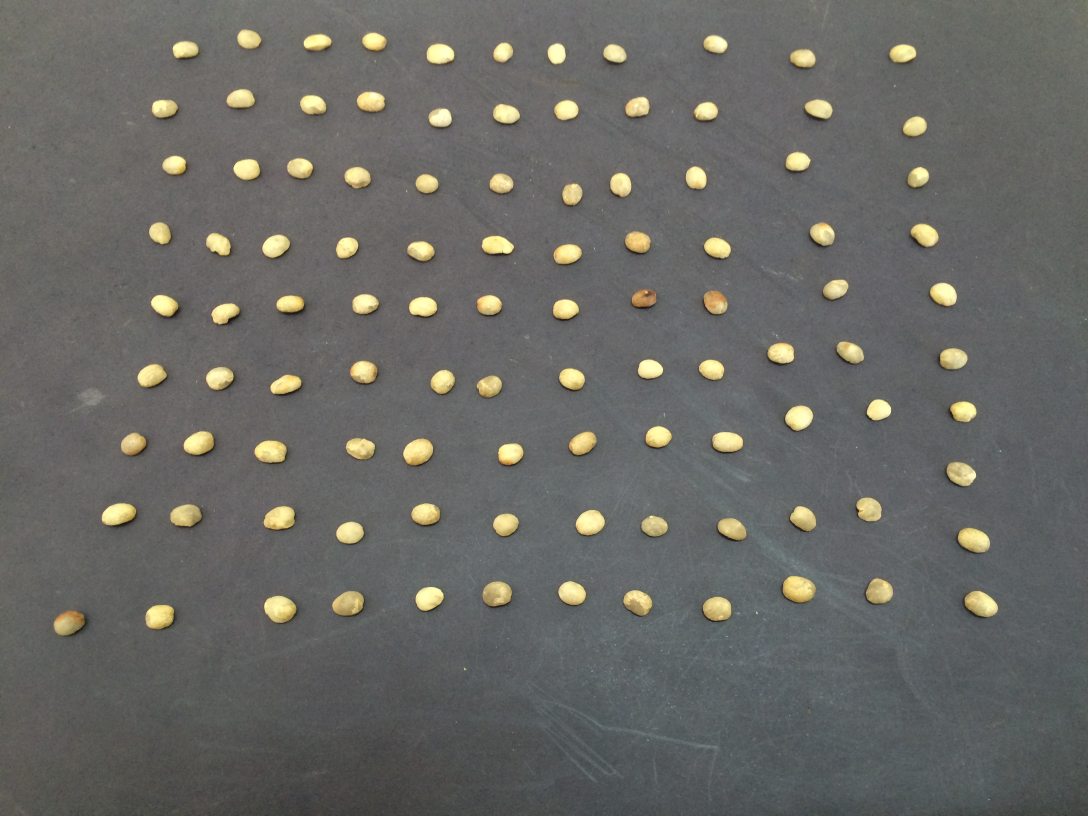
#> input picture imagens/naoprocessados/bons/IMG_1810.JPG, 3264 x 2448 px (shown at 1/3 size)
$ python -i debug.py   (imports and definitions only)   (older library calls are emulated)
#> lines starting #> are read from the running program, lines starting #| are printed output that depends on the picture
# import the necessary packages
from __future__ import print_function
import cv2
# from matplotlib import pyplot as plt
import imutils
import numpy as np
#from scipy import signal
from glob import glob
import gp
import re
import neurolab as nl
numATTR = 7
histograma = 0
# [1 line not run here, left out]
cases = {'quebrados' : 0, 'bons' : 1, 'sujeira' : -1}
def thresholdHSV(image):
	hsv = cv2.cvtColor(image,cv2.COLOR_BGR2HSV)
	lower_hsv = np.array([int(config[0]),int(config[1]),int(config[2])])
	upper_hsv = np.array([int(config[3]),int(config[4]),int(config[5])])
	mask = cv2.inRange(hsv,lower_hsv, upper_hsv)
	mask = 255 - mask
	return(mask)

def removeBackGround(image):
	mask = thresholdHSV(image)
	return cv2.bitwise_and(image,image, mask = mask)

# [105 lines left out: functions getHistogramsHSV, showMinRec, getAreaMinRec, getAreaMinElipse, showMinCircle, getAreaMinCircle and 3 more, not called in this run]
def distanciaMaiorDefeito(image):
	thresh = thresholdHSV(image)
	_, contours,hierarchy = cv2.findContours(thresh,2,1)
	bx = 0
	for n,x in enumerate(contours):
		bx = n if cv2.contourArea(x) > cv2.contourArea(contours[bx]) else bx
	cnt = contours[bx]
	hull = cv2.convexHull(cnt,returnPoints = False)
	defects = cv2.convexityDefects(cnt,hull)
	dm = 0
	for i in range(defects.shape[0]):
		d = defects[i,0][-1]
		dm = d if d > dm else dm
		dm = 0 if i == 0 else dm
	return dm

# [21 lines left out: functions intervalo, getHistogramsGray, not called in this run]
def getValues(image):
	if(histograma):
		values = []
		values.append(getHistogramsGray(image).tolist())
	else:
		values = [[]]
	values[0].append([round((intervalo(distanciaMaiorDefeito(image),350,1200)),2)])
	values[0].append([round((intervalo(calcAreaPercentage(image,getAreaMinElipse(image)),0.99,0.87)),2)])
	values[0].append([round((intervalo(calcAreaPercentage(image,getAreaMinRec(image)),0.78,0.74)),2)])
	values[0].append([round((intervalo(calcAreaPercentage(image,getAreaMinCircle(image)),0.74,0.38)),2)])
	values[0].append([round((intervalo(getAreaMinElipse(image)/getAreaMinCircle(image),0.74,0.4)),2)])
	values[0].append([round((intervalo(getAreaMinElipse(image)/getAreaMinRec(image),0.78,0.84)),2)])
	values[0].append([round((intervalo(getAreaMinCircle(image)/getAreaMinRec(image),1.06,2.29)),2)])
	#values[0].append([round((intervalo(calcAreaPercentage(image),1,0)),2)])
	value = []
	for x in values[0]:
		value.append(float(x[0]))
	return value
# [115 lines left out: functions getImages, save, trainGP, getReal, magic, debug and 4 more, not called in this run]
def debugFANN(paths,network):
	fann = testFANN(paths,network)
	print(debug(fann[0],fann[1]))
# [12 lines left out: functions testFANN, predictSingleImage, not called in this run]

>>> import cv2
>>> picture = cv2.imread('imagens/naoprocessados/bons/IMG_1810.JPG', cv2.IMREAD_GRAYSCALE)
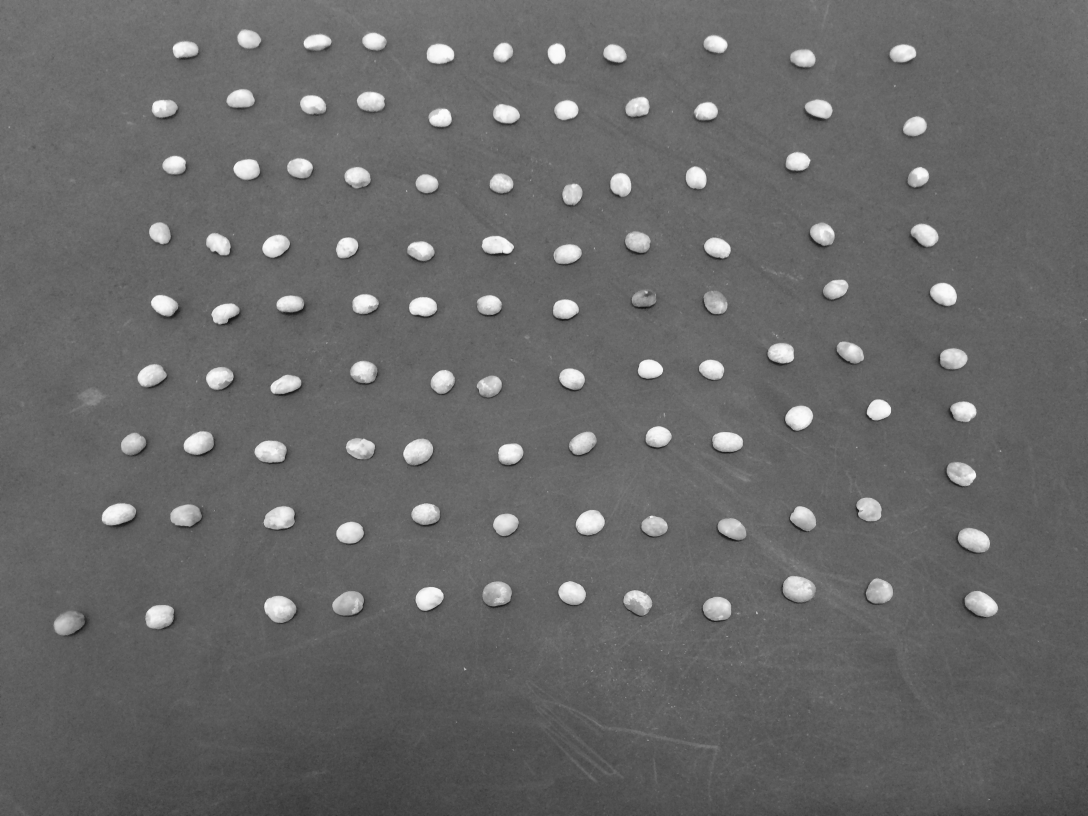
#> picture: shape (2448, 3264) (shown at 1/3 size); min 2, max 255, mean 104.6
#> (the run stopped early here; a loop or call above may not have finished)

$ run again, on imagens/naoprocessados/bons/IMG_1815.JPG
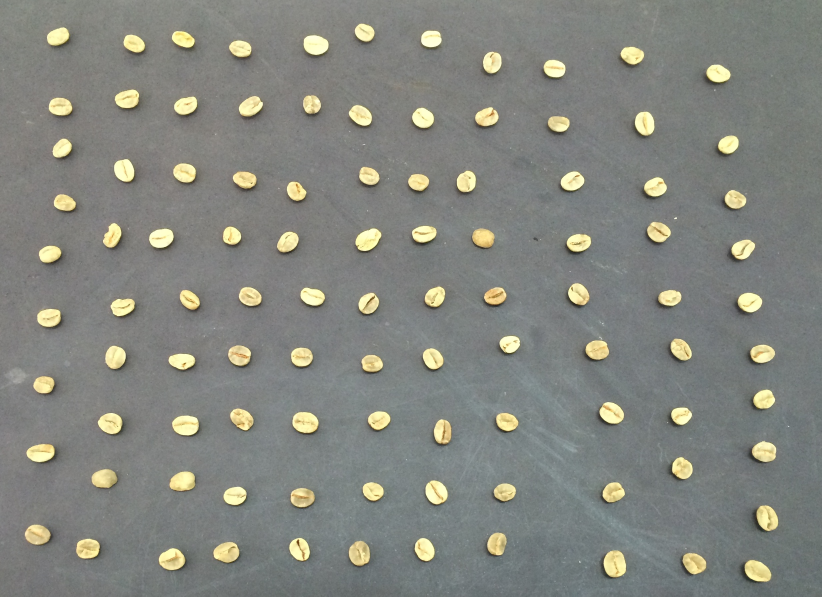
#> input picture imagens/naoprocessados/bons/IMG_1815.JPG, 2465 x 1789 px (shown at 1/3 size)
#> `picture = cv2.imread('imagens/naoprocessados/bons/IMG_1810.JPG', cv2.I..`:
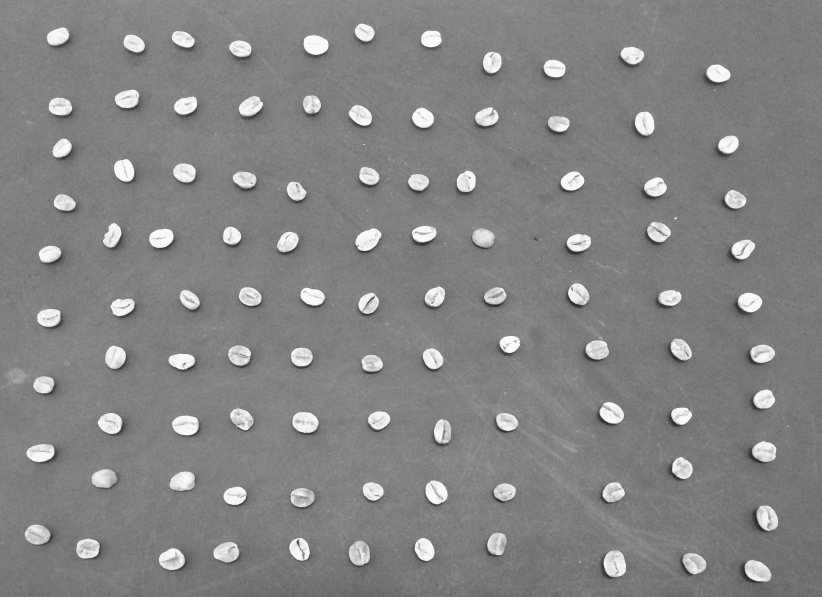
#> picture: shape (1789, 2465) (shown at 1/3 size); min 22, max 255, mean 131.9

$ run again, on imagens/naoprocessados/bons/IMG_1816.JPG
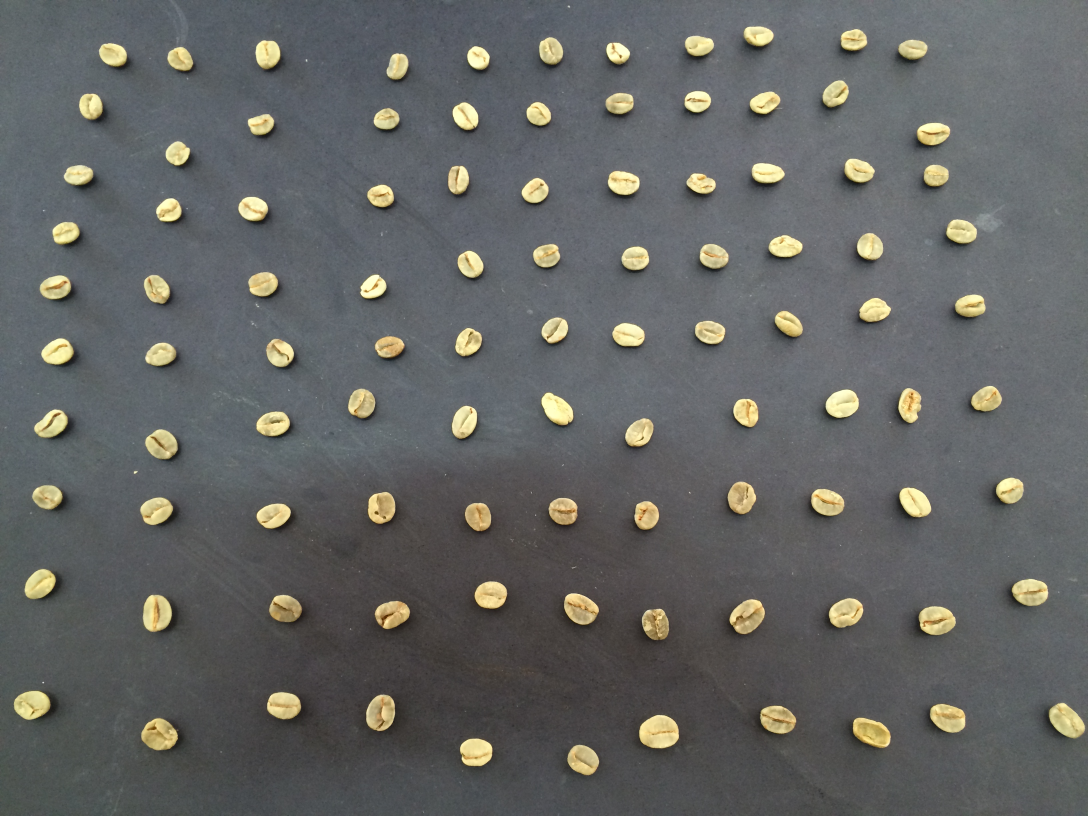
#> input picture imagens/naoprocessados/bons/IMG_1816.JPG, 3264 x 2448 px (shown at 1/3 size)
#> `picture = cv2.imread('imagens/naoprocessados/bons/IMG_1810.JPG', cv2.I..`:
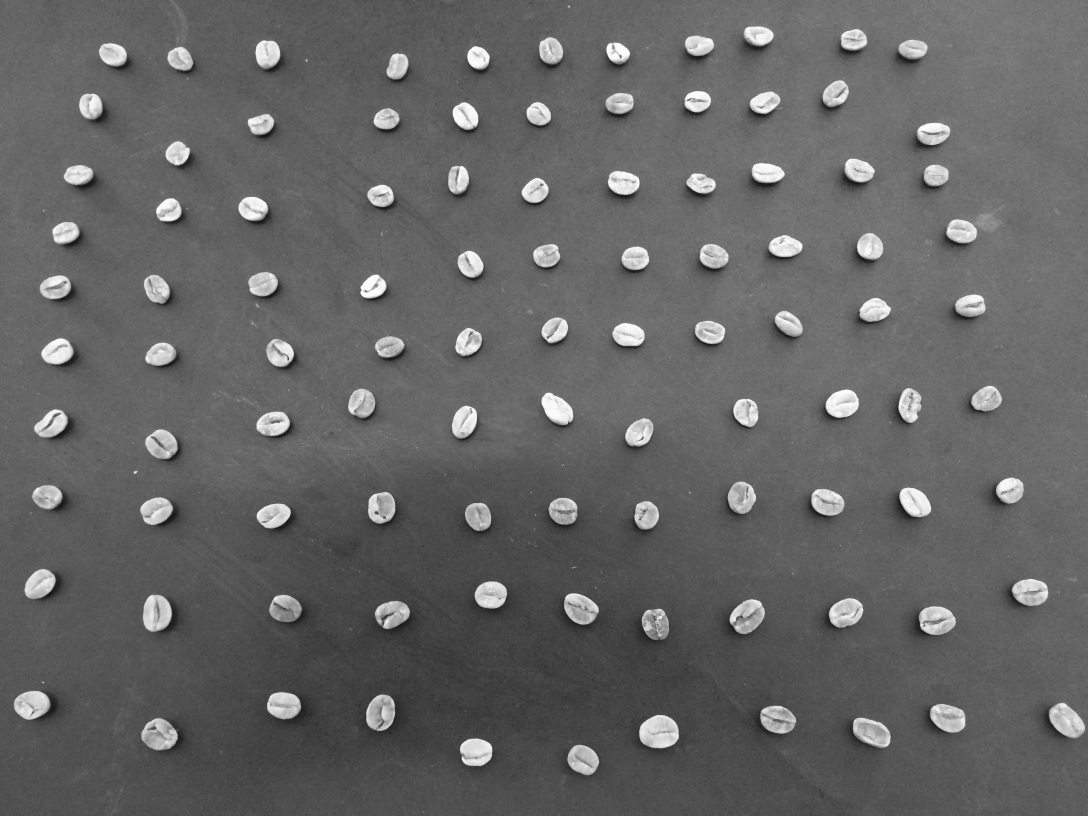
#> picture: shape (2448, 3264) (shown at 1/3 size); min 8, max 255, mean 100.9
